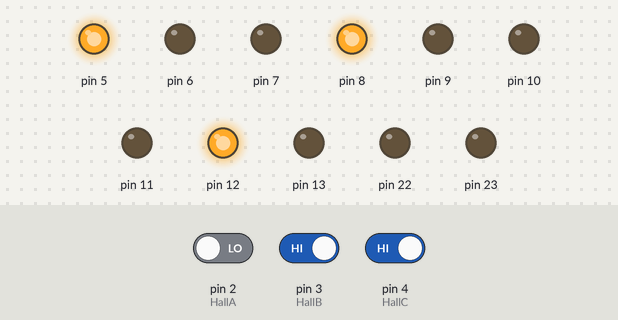
Recording of a sketch running on a simulated Arduino Uno, built with avr-gcc and run on an emulated ATmega328P. Shown: output pins drawn as LEDs (lit = HIGH). The test bench sets the inputs (shaded band); at power-on: pin 3 (HallB) HIGH, pin 2 (HallA) LOW, pin 4 (HallC) HIGH.

Above: at 1.2 s.
1.3 s: pin 3 (HallB) driven LOW
At 2.5 s:
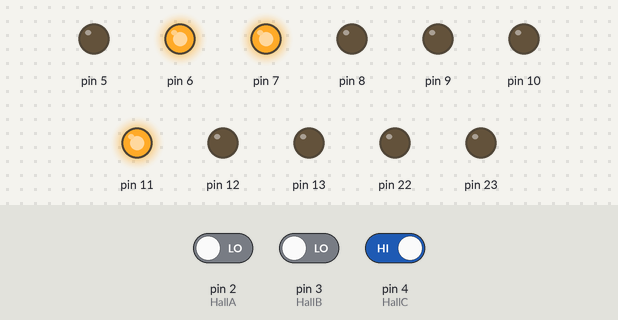
2.8 s: pin 2 (HallA) driven HIGH
At 3.9 s:
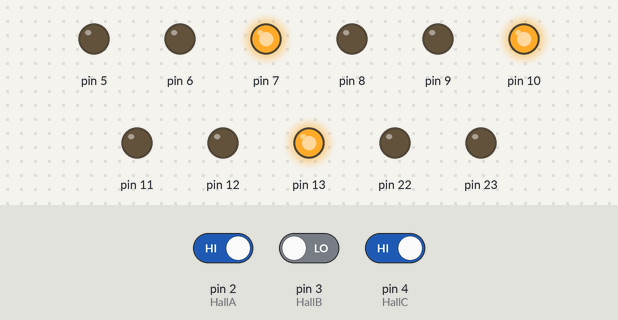
4.3 s: pin 4 (HallC) driven LOW
At 5.0 s:
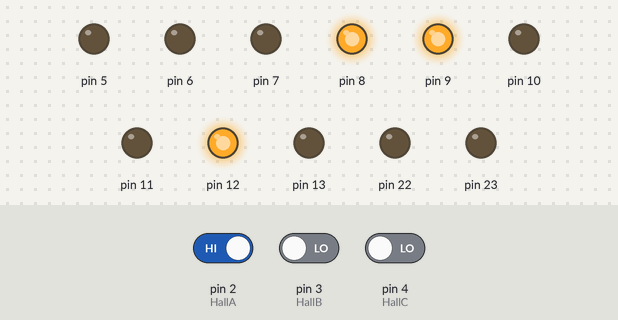
5.8 s: pin 3 (HallB) driven HIGH
At 6.2 s:
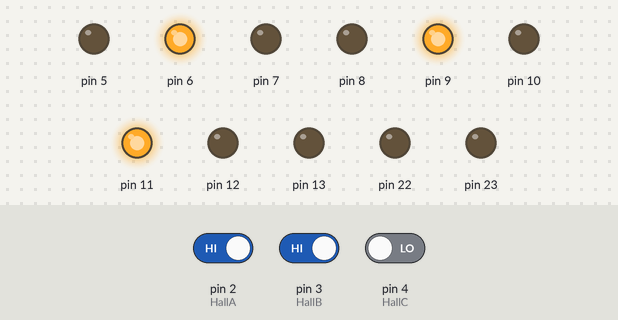
7.3 s: pin 2 (HallA) driven LOW
At 8.5 s:
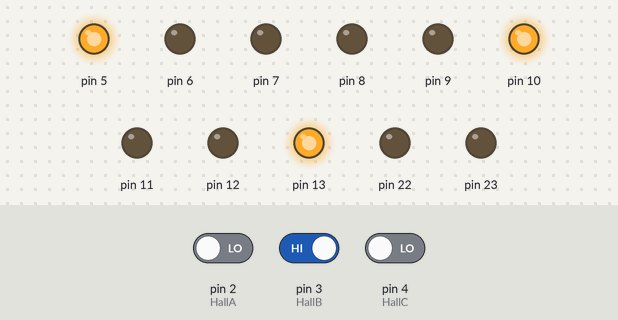
8.8 s: pin 4 (HallC) driven HIGH
At 9.6 s:
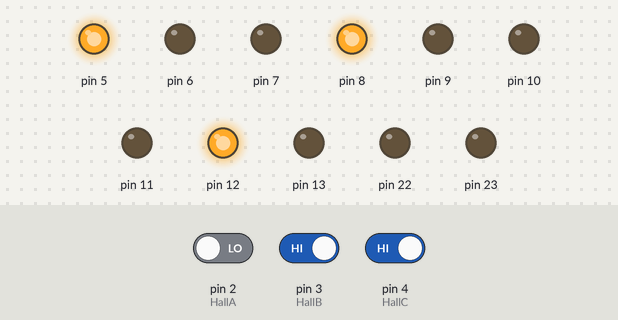
Timing chart, 0 to 11.3 s (numbered marks = the images above; inputs shaded):
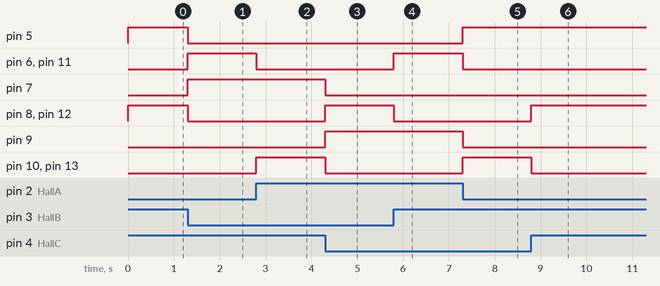

Measured:
- after the input at 1.3 s, pin 5, pin 8, pin 12: HIGH → LOW at once; pin 6, pin 7, pin 11: LOW → HIGH at once
- after the input at 2.8 s, pin 6, pin 11: HIGH → LOW at once; pin 10, pin 13: LOW → HIGH at once
- after the input at 4.3 s, pin 7, pin 10, pin 13: HIGH → LOW at once; pin 8, pin 9, pin 12: LOW → HIGH at once
- after the input at 5.8 s, pin 6, pin 11: LOW → HIGH at once; pin 8, pin 12: HIGH → LOW at once
- after the input at 7.3 s, pin 5, pin 10, pin 13: LOW → HIGH at once; pin 6, pin 9, pin 11: HIGH → LOW at once
- after the input at 8.8 s, pin 8, pin 12: LOW → HIGH at once; pin 10, pin 13: HIGH → LOW at once

The sketch:

DriverBoardRev2.ino
```cpp
//________  __________ .__
//\_____  \ \______   \|  |__  _____     ______  ____
//  _(__  <  |     ___/|  |  \ \__  \   /  ___/_/ __ \
// /       \ |    |    |   Y  \ / __ \_ \___ \ \  ___/
///______  / |____|    |___|  /(____  //____  > \___  >
//       \/                 \/      \/      \/      \/
//__________ .____     ________   _________    ________           .__
//\______   \|    |    \______ \  \_   ___ \   \______ \  _______ |__|___  __  ____  _______
// |    |  _/|    |     |    |  \ /    \  \/    |    |  \ \_  __ \|  |\  \/ /_/ __ \ \_  __ \
// |    |   \|    |___  |    `   \\     \____   |    `   \ |  | \/|  | \   / \  ___/  |  | \/
// |______  /|_______ \/_______  / \______  /  /_______  / |__|   |__|  \_/   \___  > |__|
//        \/         \/        \/         \/           \/                         \/

// Kyle Hess
// 05-29-2017
// University of Washington
// EE 449

//Controls the switching of a three-phase inverter bridge
//for driving a BLDC three-phase motor. This code is
//proprietary, and meant to be used with the custom DF45
//motor driver board for QB^3.

//SPEED
float RPM = 0.0;
float stepCount = 0.0;
int prevTime = 0;

// MUX BIT OUTPUTS
const int muxA0 = 5; //PD5
const int muxA1 = 6; //PD6
const int muxAe = 11; //PB3
const int muxB0 = 7; //PD7

const int muxB1 = 8; //PB0
const int muxBe = 12; //PB4
const int muxC0 = 9; //PB1
const int muxC1 = 10; //PB2
const int muxCe = 13; //PB5

// HALL SENSOR INPUTS
const int HallA = 2; //PD2
const int HallB = 3; //PD3
const int HallC = 4; //PD4

// HALL EFFECT READING VARS
char my_varA = 0;
char my_varB = 0;
char my_varC = 0;
int A;
int B;
int C;

// MOTOR STEP LOCATION
long curStep = 0;
long prevStep = 0;
long prevStep2 = 0;

void setup() {
  //Initialize Hall effect input pins
  pinMode(HallA, INPUT);
  pinMode(HallB, INPUT);
  pinMode(HallC, INPUT);

  //Initialize outputs/inputs
  DDRD = 0b11100000;
  DDRB = 0b11111111;

  //Detect the initial rotor step location
  A = digitalRead(HallA);
  B = digitalRead(HallB);
  C = digitalRead(HallC);
  if (A == 1 && B == 0 && C == 0) {
    curStep = 1;
  } else if (A == 1 && B == 1 && C == 0) {
    curStep = 2;
  } else if (A == 0 && B == 1 && C == 0) {
    curStep = 3;
  } else if (A == 0 && B == 1 && C == 1) {
    curStep = 4;
  } else if (A == 0 && B == 0 && C == 1) {
    curStep = 5;
  } else {
    curStep = 6;
  }

  //Initialize all MOSFETs LOW!
  turnOff();
}

void loop() {
  runMotor();
}

void runMotor() {
  // READ & GET THE HALL SENSOR STATES
  A = (PIND & (1 << PD2));
  B = (PIND & (1 << PD3));
  C = (PIND & (1 << PD4));

  prevStep = curStep;
  if (A == 4 && B == 0 && C == 0) {
    PORTD = 0b00000000;
    PORTB = 0b00010011;
    curStep = 1;
  } else if (A == 4 && B == 8 && C == 0) {
    PORTD = 0b01000000;
    PORTB = 0b00001010;
    curStep = 2;
  } else if (A == 0 && B == 8 && C == 0) {
    PORTD = 0b00100000;
    PORTB = 0b00100100;
    curStep = 3;
  } else if (A == 0 && B == 8 && C == 16) {
    PORTD = 0b00100000;
    PORTB = 0b00010001;
    curStep = 4;
  } else if (A == 0 && B == 0 && C == 16) {
    PORTD = 0b11000000;
    PORTB = 0b00001000;
    curStep = 5;
  } else if (A == 4 && B == 0 && C == 16) {
    PORTD = 0b10000000;
    PORTB = 0b00100100;
    curStep = 6;
  }
}

void turnOff() {
  PORTD = 0b01001110;
  PORTB = 0b00111101;
}

void getRpm() {
  // CALCULATE RPM
  if (curStep != prevStep) {
    stepCount++;
  }
  prevStep = curStep;
  if (millis() - prevTime >= 250) {
    RPM = (stepCount / 48.0) * 240.0;
    stepCount = 0.0;
    prevTime = millis();
  }
}
```
